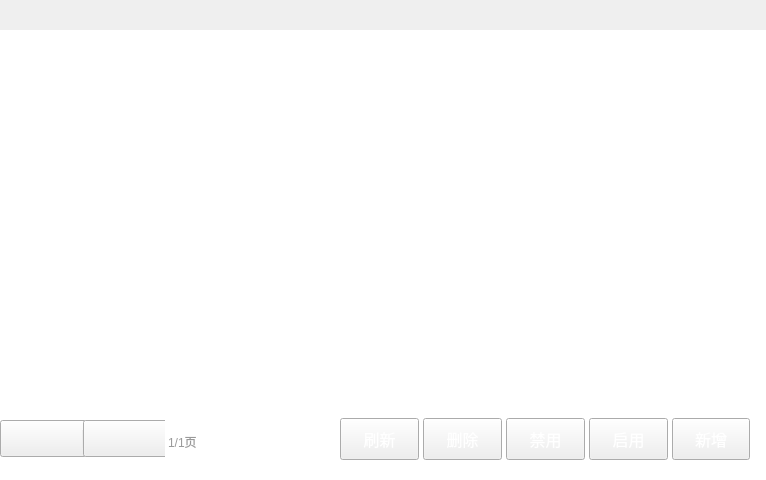
<?xml version="1.0" encoding="UTF-8"?>
<ui version="4.0">
 <class>BCSManageWidget</class>
 <widget class="QWidget" name="BCSManageWidget">
  <property name="geometry">
   <rect>
    <x>0</x>
    <y>0</y>
    <width>766</width>
    <height>480</height>
   </rect>
  </property>
  <property name="windowTitle">
   <string>Form</string>
  </property>
  <layout class="QVBoxLayout" name="verticalLayout">
   <property name="spacing">
    <number>0</number>
   </property>
   <property name="leftMargin">
    <number>0</number>
   </property>
   <property name="topMargin">
    <number>0</number>
   </property>
   <property name="rightMargin">
    <number>0</number>
   </property>
   <property name="bottomMargin">
    <number>0</number>
   </property>
   <item>
    <widget class="BCSManageTitleWidget" name="titleWidget" native="true">
     <property name="minimumSize">
      <size>
       <width>0</width>
       <height>30</height>
      </size>
     </property>
     <property name="maximumSize">
      <size>
       <width>16777215</width>
       <height>30</height>
      </size>
     </property>
    </widget>
   </item>
   <item>
    <widget class="BCSManageListView" name="listView">
     <property name="styleSheet">
      <string notr="true">QListView{
border:none;
}</string>
     </property>
    </widget>
   </item>
   <item>
    <widget class="QWidget" name="bottomWidget" native="true">
     <property name="minimumSize">
      <size>
       <width>0</width>
       <height>62</height>
      </size>
     </property>
     <property name="maximumSize">
      <size>
       <width>16777215</width>
       <height>62</height>
      </size>
     </property>
     <property name="styleSheet">
      <string notr="true">QWidget#bottomWidget{
	background-color:#ffffff;
}</string>
     </property>
     <layout class="QHBoxLayout" name="horizontalLayout_3">
      <property name="spacing">
       <number>16</number>
      </property>
      <property name="leftMargin">
       <number>0</number>
      </property>
      <property name="topMargin">
       <number>0</number>
      </property>
      <property name="rightMargin">
       <number>16</number>
      </property>
      <property name="bottomMargin">
       <number>20</number>
      </property>
      <item>
       <widget class="QWidget" name="leftWidget" native="true">
        <property name="minimumSize">
         <size>
          <width>200</width>
          <height>0</height>
         </size>
        </property>
        <property name="maximumSize">
         <size>
          <width>200</width>
          <height>16777215</height>
         </size>
        </property>
        <layout class="QHBoxLayout" name="horizontalLayout_4">
         <property name="spacing">
          <number>0</number>
         </property>
         <property name="leftMargin">
          <number>0</number>
         </property>
         <property name="topMargin">
          <number>0</number>
         </property>
         <property name="rightMargin">
          <number>0</number>
         </property>
         <property name="bottomMargin">
          <number>0</number>
         </property>
         <item>
          <spacer name="horizontalSpacer_2">
           <property name="orientation">
            <enum>Qt::Horizontal</enum>
           </property>
           <property name="sizeHint" stdset="0">
            <size>
             <width>40</width>
             <height>20</height>
            </size>
           </property>
          </spacer>
         </item>
         <item>
          <widget class="QWidget" name="widget_5" native="true">
           <layout class="QHBoxLayout" name="horizontalLayout_5">
            <property name="spacing">
             <number>0</number>
            </property>
            <property name="leftMargin">
             <number>0</number>
            </property>
            <property name="topMargin">
             <number>0</number>
            </property>
            <property name="rightMargin">
             <number>0</number>
            </property>
            <property name="bottomMargin">
             <number>0</number>
            </property>
            <item>
             <widget class="QPushButton" name="lastPageButton">
              <property name="minimumSize">
               <size>
                <width>87</width>
                <height>37</height>
               </size>
              </property>
              <property name="maximumSize">
               <size>
                <width>87</width>
                <height>37</height>
               </size>
              </property>
              <property name="styleSheet">
               <string notr="true">QPushButton
{
	border-image: url(:/saleImage/btn-up-nomal.png);
}

QPushButton:pressed
{
	border-image: url(:/saleImage/btn-up-pess.png);
}

QPushButton:disabled
{
border-image: url(:/saleImage/btn-up-disable.png);
}</string>
              </property>
              <property name="text">
               <string/>
              </property>
             </widget>
            </item>
            <item>
             <widget class="QWidget" name="widget_6" native="true">
              <property name="minimumSize">
               <size>
                <width>1</width>
                <height>18</height>
               </size>
              </property>
              <property name="maximumSize">
               <size>
                <width>1</width>
                <height>18</height>
               </size>
              </property>
              <property name="styleSheet">
               <string notr="true">border: 1px solid #ededed;</string>
              </property>
             </widget>
            </item>
            <item>
             <widget class="QPushButton" name="nextPageButton">
              <property name="minimumSize">
               <size>
                <width>87</width>
                <height>37</height>
               </size>
              </property>
              <property name="maximumSize">
               <size>
                <width>87</width>
                <height>37</height>
               </size>
              </property>
              <property name="styleSheet">
               <string notr="true">QPushButton{
	border-image: url(:/saleImage/btn-down-nomal.png);
}

QPushButton:pressed{
	border-image: url(:/saleImage/btn-down-pess.png);
}

QPushButton:disabled{
	border-image: url(:/saleImage/btn-down-disabled.png);
}</string>
              </property>
              <property name="text">
               <string/>
              </property>
             </widget>
            </item>
           </layout>
          </widget>
         </item>
         <item>
          <spacer name="horizontalSpacer_3">
           <property name="orientation">
            <enum>Qt::Horizontal</enum>
           </property>
           <property name="sizeHint" stdset="0">
            <size>
             <width>40</width>
             <height>20</height>
            </size>
           </property>
          </spacer>
         </item>
         <item>
          <widget class="QLabel" name="pageLabel">
           <property name="styleSheet">
            <string notr="true">font-size:12px;
color:#999999;
font-family:&quot;微软雅黑&quot;;
padding-top:6px;</string>
           </property>
           <property name="text">
            <string>1/1页</string>
           </property>
          </widget>
         </item>
        </layout>
       </widget>
      </item>
      <item>
       <spacer name="horizontalSpacer_4">
        <property name="orientation">
         <enum>Qt::Horizontal</enum>
        </property>
        <property name="sizeHint" stdset="0">
         <size>
          <width>20</width>
          <height>20</height>
         </size>
        </property>
       </spacer>
      </item>
      <item>
       <widget class="QWidget" name="widget_3" native="true">
        <property name="sizePolicy">
         <sizepolicy hsizetype="Preferred" vsizetype="Preferred">
          <horstretch>0</horstretch>
          <verstretch>0</verstretch>
         </sizepolicy>
        </property>
        <property name="minimumSize">
         <size>
          <width>410</width>
          <height>0</height>
         </size>
        </property>
        <property name="maximumSize">
         <size>
          <width>340</width>
          <height>16777215</height>
         </size>
        </property>
        <layout class="QHBoxLayout" name="horizontalLayout_6">
         <property name="spacing">
          <number>4</number>
         </property>
         <property name="leftMargin">
          <number>0</number>
         </property>
         <property name="topMargin">
          <number>0</number>
         </property>
         <property name="rightMargin">
          <number>0</number>
         </property>
         <property name="bottomMargin">
          <number>0</number>
         </property>
         <item>
          <widget class="QPushButton" name="updateButton">
           <property name="sizePolicy">
            <sizepolicy hsizetype="Minimum" vsizetype="Minimum">
             <horstretch>0</horstretch>
             <verstretch>0</verstretch>
            </sizepolicy>
           </property>
           <property name="styleSheet">
            <string notr="true">QPushButton{
	font-size:16px;
	color:#ffffff;
	border-image: url(:/adjustPrice/blueButton.png);
}

QPushButton:pressed{
	border-image: url(:/adjustPrice/blueButtonPress.png);
}

QPushButton:disabled{
	border-image: url(:/adjustPrice/buttonDisable.png);
}</string>
           </property>
           <property name="text">
            <string>刷新</string>
           </property>
          </widget>
         </item>
         <item>
          <widget class="QPushButton" name="deleteButton">
           <property name="sizePolicy">
            <sizepolicy hsizetype="Minimum" vsizetype="Minimum">
             <horstretch>0</horstretch>
             <verstretch>0</verstretch>
            </sizepolicy>
           </property>
           <property name="minimumSize">
            <size>
             <width>0</width>
             <height>0</height>
            </size>
           </property>
           <property name="maximumSize">
            <size>
             <width>16777215</width>
             <height>16777215</height>
            </size>
           </property>
           <property name="styleSheet">
            <string notr="true">QPushButton{
	font-size:16px;
	color:#ffffff;
	border-image: url(:/adjustPrice/blueButton.png);
}

QPushButton:pressed{
	border-image: url(:/adjustPrice/blueButtonPress.png);
}

QPushButton:disabled{
	border-image: url(:/adjustPrice/buttonDisable.png);
}</string>
           </property>
           <property name="text">
            <string>删除</string>
           </property>
          </widget>
         </item>
         <item>
          <widget class="QPushButton" name="forbidButton">
           <property name="sizePolicy">
            <sizepolicy hsizetype="Minimum" vsizetype="Minimum">
             <horstretch>0</horstretch>
             <verstretch>0</verstretch>
            </sizepolicy>
           </property>
           <property name="styleSheet">
            <string notr="true">QPushButton{
	font-size:16px;
	color:#ffffff;
	border-image: url(:/adjustPrice/blueButton.png);
}

QPushButton:pressed{
	border-image: url(:/adjustPrice/blueButtonPress.png);
}

QPushButton:disabled{
	border-image: url(:/adjustPrice/buttonDisable.png);
}</string>
           </property>
           <property name="text">
            <string>禁用</string>
           </property>
          </widget>
         </item>
         <item>
          <widget class="QPushButton" name="startUseButton">
           <property name="sizePolicy">
            <sizepolicy hsizetype="Minimum" vsizetype="Minimum">
             <horstretch>0</horstretch>
             <verstretch>0</verstretch>
            </sizepolicy>
           </property>
           <property name="styleSheet">
            <string notr="true">QPushButton{
	font-size:16px;
	color:#ffffff;
	border-image: url(:/adjustPrice/blueButton.png);
}

QPushButton:pressed{
	border-image: url(:/adjustPrice/blueButtonPress.png);
}

QPushButton:disabled{
	border-image: url(:/adjustPrice/buttonDisable.png);
}</string>
           </property>
           <property name="text">
            <string>启用</string>
           </property>
          </widget>
         </item>
         <item>
          <widget class="QPushButton" name="addButton">
           <property name="sizePolicy">
            <sizepolicy hsizetype="Minimum" vsizetype="Minimum">
             <horstretch>0</horstretch>
             <verstretch>0</verstretch>
            </sizepolicy>
           </property>
           <property name="minimumSize">
            <size>
             <width>0</width>
             <height>0</height>
            </size>
           </property>
           <property name="maximumSize">
            <size>
             <width>16777215</width>
             <height>16777215</height>
            </size>
           </property>
           <property name="styleSheet">
            <string notr="true">QPushButton{
	font-size:16px;
	color:#ffffff;
	border-image: url(:/adjustPrice/orangeButton.png);
}

QPushButton:pressed{
	border-image: url(:/adjustPrice/OrangeButtonPress.png);
}

QPushButton:disabled{
	border-image: url(:/adjustPrice/buttonDisable.png);
}</string>
           </property>
           <property name="text">
            <string>新增</string>
           </property>
          </widget>
         </item>
        </layout>
       </widget>
      </item>
     </layout>
    </widget>
   </item>
  </layout>
 </widget>
 <customwidgets>
  <customwidget>
   <class>BCSManageTitleWidget</class>
   <extends>QWidget</extends>
   <header>BCSManageTitleWidget.h</header>
   <container>1</container>
  </customwidget>
  <customwidget>
   <class>BCSManageListView</class>
   <extends>QListView</extends>
   <header>BCSManageListView.h</header>
  </customwidget>
 </customwidgets>
 <resources/>
 <connections/>
</ui>
